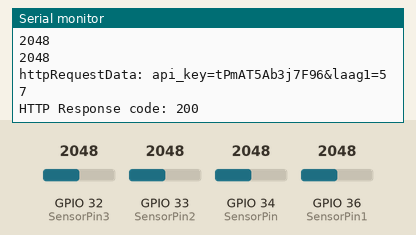
The sketch below on a simulated ESP32. Shown: the last lines printed to the serial monitor. Inputs (shaded band) come from the test bench; at power-on: GPIO 32 (SensorPin3) = 2048, GPIO 33 (SensorPin2) = 2048, GPIO 34 (SensorPin) = 2048, GPIO 36 (SensorPin1) = 2048. WiFi joins after 1.5 s; servers stay silent unless stated; uploads are accepted with an empty reply.

Above: at 2.7 s.
2.8 s: GPIO 32 (SensorPin3) set to 2866
At 2.94 s:
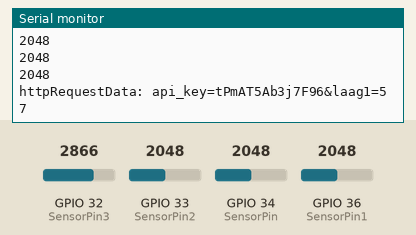
4.5 s: GPIO 33 (SensorPin2) set to 2866
At 6.0 s:
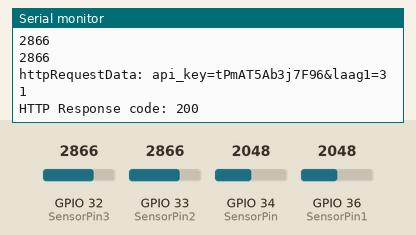
6.2 s: GPIO 34 (SensorPin) set to 2866
At 7.4 s:
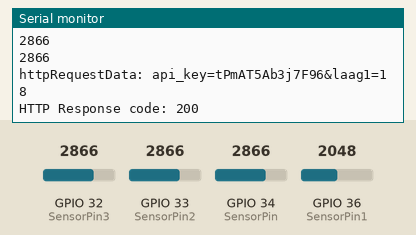
7.9 s: GPIO 36 (SensorPin1) set to 2866
At 9.4 s:
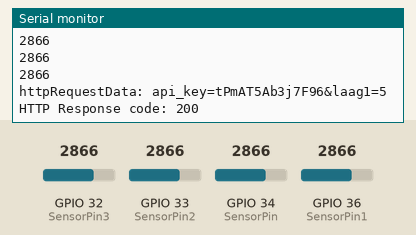
9.6 s: GPIO 32 (SensorPin3) set to 3972
At 11.1 s:
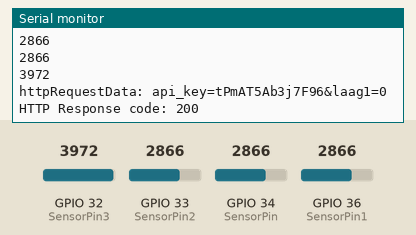
11.3 s: GPIO 33 (SensorPin2) set to 1228
At 13.5 s:
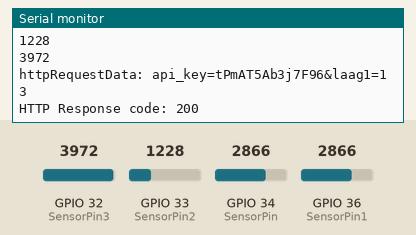
Timing chart, 0 to 14.0 s (numbered marks = the images above; inputs shaded):
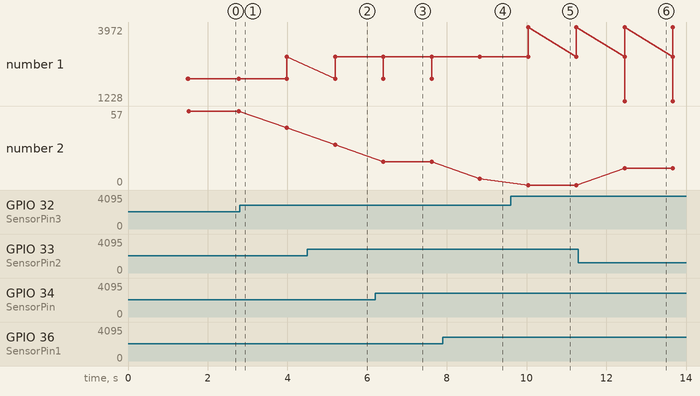

The sketch:

espvoorsensorboven.ino
```cpp
#ifdef ESP32
#include <WiFi.h>
#include <HTTPClient.h>
#else
#include <ESP8266WiFi.h>
#include <ESP8266HTTPClient.h>
#include <WiFiClient.h>
#endif

#include <SPI.h>
#include <Wire.h>

const int AirValue = 2950;
const int WaterValue = 1375;
const int SensorPin = 34;
const int SensorPin1 = 36;
const int SensorPin2 = 33;
const int SensorPin3 = 32;

int soilMoistureValue1 = 0;
int soilMoistureValue2 = 0;
int soilMoistureValue3 = 0;
int soilMoistureValue4 = 0;
int soilmoisturepercent = 0;
int gemiddelde = 0;

const char* ssid     = "Neerzijde 16_IoT";
const char* password = "E4u6c1blockx";

const char* serverName = "http://192.168.0.5/post-esp-datavoor1.php";


String apiKeyValue = "tPmAT5Ab3j7F96";


uint32_t delayMS;

void setup() {
  Serial.begin(9600);
  WiFi.begin(ssid, password);
  Serial.println("Connecting");
  while (WiFi.status() != WL_CONNECTED) {
    delay(500);
    Serial.print(".");
  }
  Serial.println("");
  Serial.print("Connected to WiFi network with IP Address: ");
  Serial.println(WiFi.localIP());


}

void loop() {
  // Delay between measurements

  delay(delayMS);
  // Get temperature event and print its value.


  if (WiFi.status() == WL_CONNECTED) {
    WiFiClient client;
    HTTPClient http;

    // Your Domain name with URL path or IP address with path
    http.begin(client, serverName);

    soilMoistureValue1 = analogRead(SensorPin);  //put Sensor insert into soil
    Serial.println(soilMoistureValue1);
    soilMoistureValue2 = analogRead(SensorPin1);  //put Sensor insert into soil
    Serial.println(soilMoistureValue2);
    soilMoistureValue3 = analogRead(SensorPin2);  //put Sensor insert into soil
    Serial.println(soilMoistureValue3);
    soilMoistureValue4 = analogRead(SensorPin3);  //put Sensor insert into soil
    Serial.println(soilMoistureValue4);
    gemiddelde = (soilMoistureValue1 + soilMoistureValue2 + soilMoistureValue3 + soilMoistureValue4) / 4;
    soilmoisturepercent = map(gemiddelde, AirValue, WaterValue, 0, 100);
    int gemgem = 0;
    if (soilmoisturepercent > 100)
    {
      gemgem = 100;
    }
    else if (soilmoisturepercent < 0)
    {
      gemgem = 0;
    }
    else if (soilmoisturepercent >= 0 && soilmoisturepercent <= 100)
    {
      gemgem = soilmoisturepercent;

    }


    http.addHeader("Content-Type", "application/x-www-form-urlencoded");
    String httpRequestData = "api_key=" + apiKeyValue + "&laag1=" + gemgem + "";
    Serial.print("httpRequestData: ");
    Serial.println(httpRequestData);

    int httpResponseCode = http.POST(httpRequestData);

    if (httpResponseCode > 0) {
      Serial.print("HTTP Response code: ");
      Serial.println(httpResponseCode);
    }
    else {
      Serial.print("Error code: ");
      Serial.println(httpResponseCode);
    }
    // Free resources
    http.end();
  }
  delay(1000);

}
```

Measured:
- after the input at 4.5 s, the serial monitor: prints a new line after 0.70 s (image 2)
- after the input at 6.2 s, the serial monitor: prints a new line after 0.21 s (image 3)
- after the input at 7.9 s, the serial monitor: prints a new line after 0.93 s (image 4)
- after the input at 9.6 s, the serial monitor: prints a new line after 0.44 s (image 5)
- after the input at 11.3 s, the serial monitor: prints a new line after 1.2 s (image 6)
- plotted number 1: 2048 → 2866 after the input at 2.8 s, 2866 → 3972 after the input at 9.6 s
- plotted number 2: 57 → 44 after the input at 2.8 s, 44 → 31 after the input at 4.5 s, 31 → 18 after the input at 6.2 s, 5 → 0 after the input at 9.6 s, 0 → 13 after the input at 11.3 s
